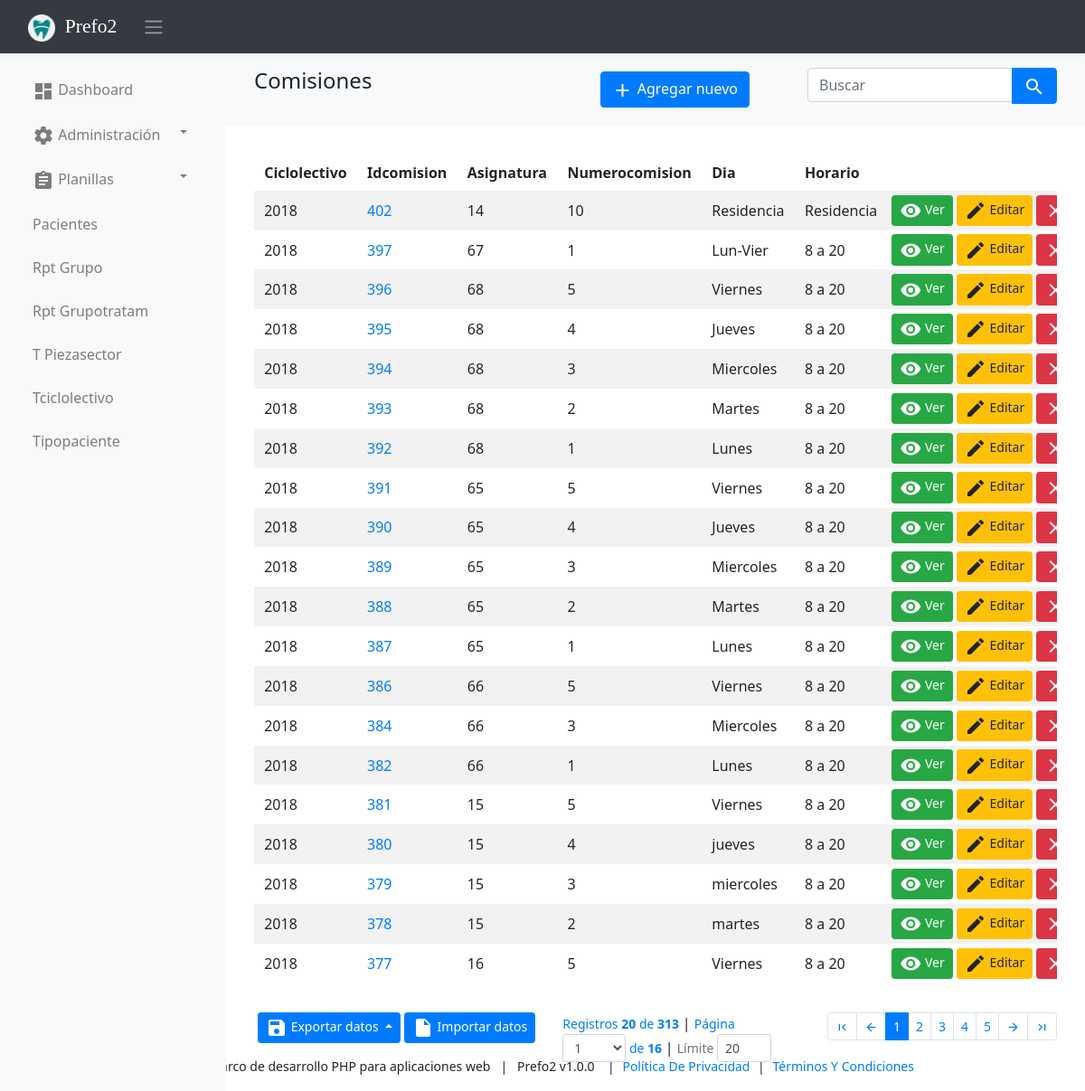
Page /comisiones on the committed database.
### tables this page shows
CREATE TABLE IF NOT EXISTS `comisiones` (
  `CicloLectivo` int(4) DEFAULT NULL,
  `idComision` bigint(20) NOT NULL AUTO_INCREMENT,
  `Asignatura` bigint(20) DEFAULT NULL,
  `NumeroComision` int(11) DEFAULT NULL,
  `Dia` varchar(10) DEFAULT NULL,
  `Horario` varchar(10) DEFAULT NULL,
  PRIMARY KEY (`idComision`),
  UNIQUE KEY `Unicidad` (`CicloLectivo`,`Asignatura`,`NumeroComision`)
);

### app/views/partials/comisiones/list.php (the view, shortened to what the rows shown need)
<?php
$page_element_id = "list-page-" . random_str();
$current_page = $this->set_current_page_link();
$view_data = $this->view_data;
$records = $view_data->records;
?>
<section class="page" id="<?php echo $page_element_id; ?>" data-page-type="list"  data-display-type="table" data-page-url="<?php print_link($current_page); ?>">
        <div  class=" p-3 mb-3">
            <div class="container-fluid">
                <div class="row ">
                    <div class="col-md-12">
                        <div  class=" animated fadeIn page-content">
                            <div id="comisiones-list-records">
                                <div id="page-report-body" class="table-responsive">
                                    <table class="table table-hover table-striped table-sm text-left table-borderless">
                                        <thead class="table-header ">
                                            <tr>
                                                <th  class="td-CicloLectivo"> Ciclolectivo</th>
                                                <th  class="td-idComision"> Idcomision</th>
                                                <th  class="td-Asignatura"> Asignatura</th>
                                                <th  class="td-NumeroComision"> Numerocomision</th>
                                                <th  class="td-Dia"> Dia</th>
                                                <th  class="td-Horario"> Horario</th>
                                                <th class="td-btn"></th>
                                            </tr>
                                        </thead>
                                        <?php
                                        if(!empty($records)){
                                        ?>
                                        <tbody class="page-data" id="page-data-<?php echo $page_element_id; ?>">
                                            <?php
                                            foreach($records as $data){
                                            $rec_id = (!empty($data['idComision']) ? urlencode($data['idComision']) : null);
                                            ?>
                                            <tr>
                                                <td class="td-CicloLectivo"> <?php echo $data['CicloLectivo']; ?></td>
                                                <td class="td-idComision"><a href="<?php print_link("comisiones/view/$data[idComision]") ?>"><?php echo $data['idComision']; ?></a></td>
                                                <td class="td-Asignatura"> <?php echo $data['Asignatura']; ?></td>
                                                <td class="td-NumeroComision"> <?php echo $data['NumeroComision']; ?></td>
                                                <td class="td-Dia"> <?php echo $data['Dia']; ?></td>
                                                <td class="td-Horario"> <?php echo $data['Horario']; ?></td>
                                                <th class="td-btn">
                                                    <a class="btn btn-sm btn-success has-tooltip" title="Ver registro" href="<?php print_link("comisiones/view/$rec_id"); ?>">
                                                        <i class="material-icons">visibility</i> Ver
                                                    </a>
                                                    <a class="btn btn-sm btn-warning has-tooltip" title="Editar este registro" href="<?php print_link("comisiones/edit/$rec_id"); ?>">
                                                        <i class="material-icons">edit</i> Editar
                                                    </a>
                                                    <a class="btn btn-sm btn-danger has-tooltip record-delete-btn" title="Eliminar este registro" href="" data-prompt-msg="¿Seguro quiere borrar este registro?" data-display-style="modal">
                                                        <i class="material-icons">clear</i>
                                                    </a>
                                                </th>
                                            </tr>
                                            <?php
                                            }
                                            ?>
                                        </tbody>
                                        <?php
                                        }
                                        ?>
                                    </table>
                                </div>
                                </div>
                            </div>
                        </div>
                    </div>
                </div>
            </div>
        </section>

### rows in the picture
comisiones: CicloLectivo "2018", idComision "402", Asignatura "14", NumeroComision "10", Dia "Residencia", Horario "Residencia"
comisiones: CicloLectivo "2018", idComision "397", Asignatura "67", NumeroComision "1", Dia "Lun-Vier", Horario "8 a 20"
comisiones: CicloLectivo "2018", idComision "396", Asignatura "68", NumeroComision "5", Dia "Viernes", Horario "8 a 20"
comisiones: CicloLectivo "2018", idComision "395", Asignatura "68", NumeroComision "4", Dia "Jueves", Horario "8 a 20"
comisiones: CicloLectivo "2018", idComision "394", Asignatura "68", NumeroComision "3", Dia "Miercoles", Horario "8 a 20"
comisiones: CicloLectivo "2018", idComision "393", Asignatura "68", NumeroComision "2", Dia "Martes", Horario "8 a 20"
comisiones: CicloLectivo "2018", idComision "392", Asignatura "68", NumeroComision "1", Dia "Lunes", Horario "8 a 20"
comisiones: CicloLectivo "2018", idComision "391", Asignatura "65", NumeroComision "5", Dia "Viernes", Horario "8 a 20"
comisiones: CicloLectivo "2018", idComision "390", Asignatura "65", NumeroComision "4", Dia "Jueves", Horario "8 a 20"
comisiones: CicloLectivo "2018", idComision "389", Asignatura "65", NumeroComision "3", Dia "Miercoles", Horario "8 a 20"
comisiones: CicloLectivo "2018", idComision "388", Asignatura "65", NumeroComision "2", Dia "Martes", Horario "8 a 20"
comisiones: CicloLectivo "2018", idComision "387", Asignatura "65", NumeroComision "1", Dia "Lunes", Horario "8 a 20"
comisiones: CicloLectivo "2018", idComision "386", Asignatura "66", NumeroComision "5", Dia "Viernes", Horario "8 a 20"
comisiones: CicloLectivo "2018", idComision "384", Asignatura "66", NumeroComision "3", Dia "Miercoles", Horario "8 a 20"
comisiones: CicloLectivo "2018", idComision "382", Asignatura "66", NumeroComision "1", Dia "Lunes", Horario "8 a 20"
comisiones: CicloLectivo "2018", idComision "381", Asignatura "15", NumeroComision "5", Dia "Viernes", Horario "8 a 20"
comisiones: CicloLectivo "2018", idComision "380", Asignatura "15", NumeroComision "4", Dia "jueves", Horario "8 a 20"
comisiones: CicloLectivo "2018", idComision "379", Asignatura "15", NumeroComision "3", Dia "miercoles", Horario "8 a 20"
comisiones: CicloLectivo "2018", idComision "378", Asignatura "15", NumeroComision "2", Dia "martes", Horario "8 a 20"
comisiones: CicloLectivo "2018", idComision "377", Asignatura "16", NumeroComision "5", Dia "Viernes", Horario "8 a 20"

### other values in the picture
SITE_NAME "Prefo2"
$menuobj['label'] "Dashboard"
$menuobj['label'] "Administración"
$menuobj['label'] "Planillas"
$menuobj['label'] "Pacientes"
$menuobj['label'] "Rpt Grupo"
$menuobj['label'] "Rpt Grupotratam"
$menuobj['label'] "T Piezasector"
$menuobj['label'] "Tciclolectivo"
$menuobj['label'] "Tipopaciente"
$button_text "Importar datos"
$record_position "20"
$this->total_records "313"
$numofpages "16"
SITE_OWNER "Marco de desarrollo PHP para aplicaciones web"
